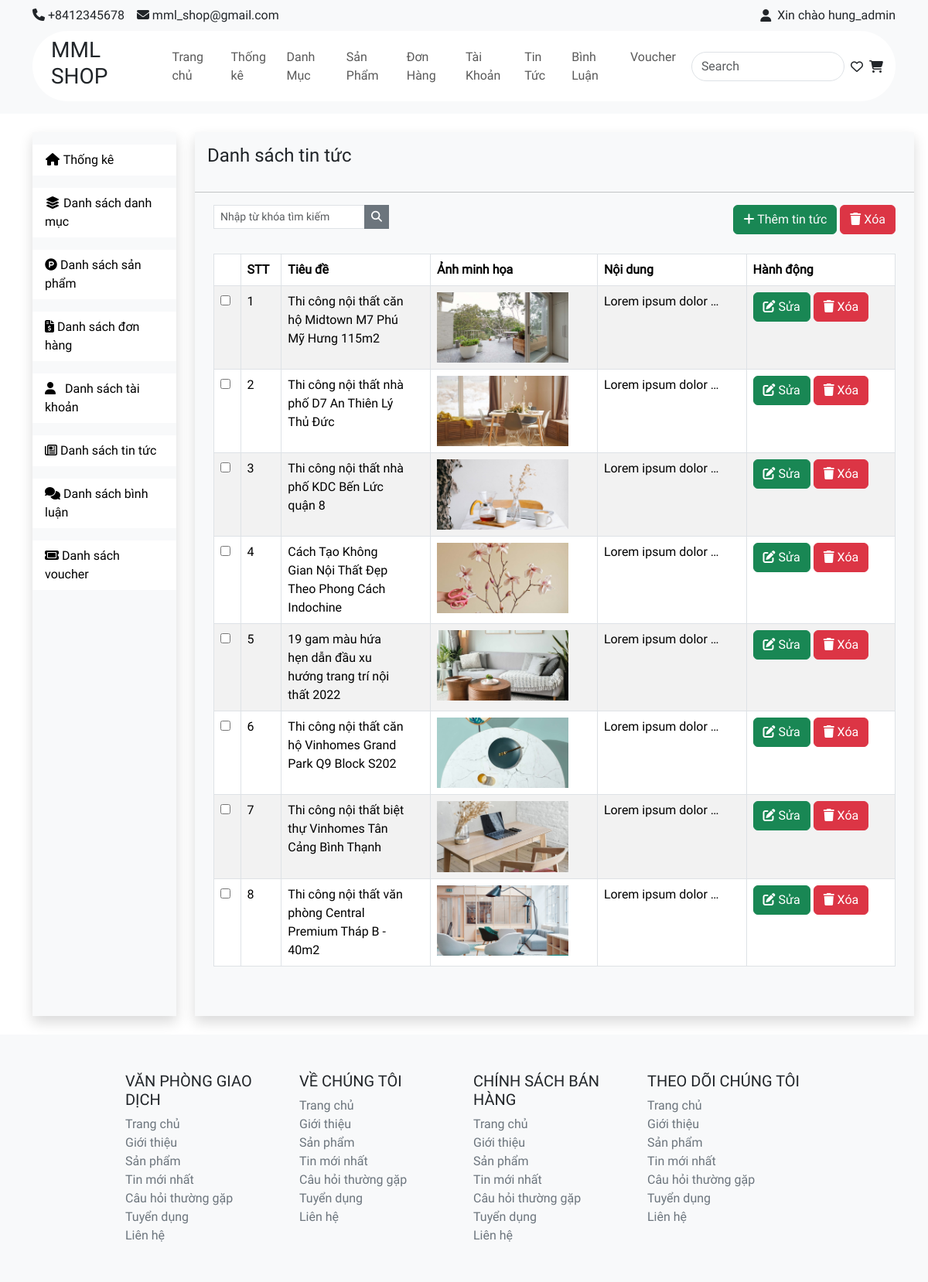
The page /admin/index.php?act=list-news (signed in) on the database its author committed.
### tables this page shows
CREATE TABLE `news` (
  `news_id` int NOT NULL,
  `news_title` varchar(255) NOT NULL,
  `news_img` varchar(255) DEFAULT NULL,
  `news_content` text NOT NULL
);

### admin/controller/newsController.php (called while the page is built, shortened)
<?php
class NewsController {
    public $newsQuery;
    public function __construct() {
        $this -> newsQuery = new NewsQuery();
    }
    public function list() {
        $dsNews = $this->newsQuery->all();
        include "view/news/list.php";
    }
}
?>

### common/function.php (called while the page is built, shortened)
<?php
    function connectDB() {
        $host = DB_HOST;
        $port  = DB_PORT;
        $dbname = DB_NAME;
        try {
            $conn = new PDO ("mysql:host=$host;port=$port;dbname=$dbname",DB_USER,DB_PASS);
            return $conn;
        } catch (\Throwable $th) {
            echo "Lỗi";
        }
    }
    function convertToObjectNews($row) {
        $news = new News();
        $news -> news_id = $row['news_id'];
        $news -> news_title = $row['news_title'];
        $news -> news_img = $row['news_img'];
        $news -> news_content = $row['news_content'];
        return $news;
    }
?>

### admin/model/newsQuery.php (called while the page is built, shortened)
<?php
class NewsQuery {
    public $pdo;
    public function __construct() {
        $this->pdo = connectDB();
    }
    public function __destruct() {
        $this -> pdo = null;
    }
    public function all() {
        try {
            $sql = "select * from news";
            $data = $this->pdo->query($sql)->fetchAll();
            $dsNews = [];
            foreach ($data as $row) {
                $dsNews[] = convertToObjectNews($row);
            }
            return $dsNews;
        } catch (Exception $e) {
            echo "Lỗi: ".$e ->getMessage();
            echo "<hr>";
        }
    }
}
?>

### admin/view/news/list.php (the view, shortened to what this page needs)
<!DOCTYPE html>
<html lang="en">
<head>
    <link href="https://cdn.jsdelivr.net/npm/bootstrap@5.3.3/dist/css/bootstrap.min.css" rel="stylesheet">
    <link rel="stylesheet" href="../giaodien/style.css">
</head>
<body>
    <?php
    include "view/component/header.php"
    ?>
    <main class="d-flex container">
        <?php
        include "view/component/sidebar.php"
        ?>
        <div class="shadow bg-light pb-5 mt-4 ms-4 mb-4 col-md-10">
            <h4 class="p-3">Danh sách tin tức</h4>
            <hr>
            <div class="d-flex justify-content-between align-items-center">
                <form action="" class="ms-4">
                    <div class="input-group input-group-sm">
                        <input class="form-control rounded-0 mb-2" type="search" id="search" name="search" placeholder="Nhập từ khóa tìm kiếm" aria-label="Sizing example input" aria-describedby="inputGroup-sizing-sm">
                        <div class="input-group-sm">
                            <button type="button" class="btn btn-secondary rounded-0">
                                <i class="fa fa-search"></i>
                            </button>
                        </div>
                    </div>
                </form>
                <div class="me-4">
                    <button class="btn btn-success">
                        <i class="fa-solid fa-plus"></i>
                        <a href="?act=create-news" class="text-light">Thêm tin tức</a>
                    </button>
                    <button class="btn btn-danger">
                        <i class="fa-solid fa-trash"></i>
                        <a href="" class="text-light">Xóa</a>
                    </button>
                </div>
            </div>
            <div class="pt-4 ms-4 me-4">
                <table class="table table-striped table-hover table-bordered">
                    <thead>
                        <tr>
                            <th></th>
                            <th>STT</th>
                            <th scope="col">Tiêu đề</th>
                            <th scope="col">Ảnh minh họa</th>
                            <th scope="col">Nội dung</th>
                            <th scope="col">Hành động</th>
                        </tr>
                    </thead>
                    <tbody>
                        <?php
                        $i = 1;
                        foreach ($dsNews as $key => $news) {
                        ?>
                            <tr>
                                <td>
                                    <input type="checkbox">
                                </td>
                                <td><?= $i ++; ?></td>
                                <td>
                                    <div style="white-space: wrap; overflow: hidden; text-overflow: ellipsis; width: 150px;">
                                    <?= $news->news_title?>
                                    </div>
                                </td>
                                <td>
                                    <img src="../img/<?= $news->news_img ?>" alt="" style="width:170px;">
                                </td>
                                <td>
                                    <div style="white-space: nowrap; overflow: hidden; text-overflow: ellipsis; width: 150px;">
                                    <?= $news->news_content?>
                                    </div>
                                </td>
                                <td>
                                    <button class="btn btn-success ">
                                        <a href="?act=update-news&id=<?= $news->news_id?>" class="text-white">
                                            <i class="fa-solid fa-pen-to-square"></i> Sửa
                                        </a>
                                    </button>
                                    <button class="btn btn-danger">
                                        <a onclick=" return confirm('Bạn có muốn xóa tin tức này không?')" href="?act=delete-news&news_id=<?= $news->news_id?>" class="text-white">
                                            <i class="fa-solid fa-trash"></i> Xóa
                                        </a>
                                    </button>
                                </td>
                            </tr>
                        <?php
                        }
                        ?>
                    </tbody>
                </table>
            </div>
        </div>
    </main>
    <?php
    include "view/component/footer.php"
    ?>
</body>
</html>

### giaodien/style.css (style rules this page uses)
* { margin: 0; padding: 0; box-sizing: border-box; list-style-type: none; text-decoration: none; font-family: Roboto; }
a { text-decoration: none; color: black; }

### rows shown on the page
news: news_title "Thi công nội thất căn hộ Midtown M7 Phú Mỹ Hưng 115m2", news_img (picture), news_content "Lorem ipsum dolor…"
news: news_title "Thi công nội thất nhà phố D7 An Thiên Lý Thủ Đức", news_img (picture), news_content "Lorem ipsum dolor…"
news: news_title "Thi công nội thất nhà phố KDC Bến Lức quận 8", news_img (picture), news_content "Lorem ipsum dolor…"
news: news_title "Cách Tạo Không Gian Nội Thất Đẹp Theo Phong Cách Indochine", news_img (picture), news_content "Lorem ipsum dolor…"
news: news_title "19 gam màu hứa hẹn dẫn đầu xu hướng trang trí nội thất 2022", news_img (picture), news_content "Lorem ipsum dolor…"
news: news_title "Thi công nội thất căn hộ Vinhomes Grand Park Q9 Block S202", news_img (picture), news_content "Lorem ipsum dolor…"
news: news_title "Thi công nội thất biệt thự Vinhomes Tân Cảng Bình Thạnh", news_img (picture), news_content "Lorem ipsum dolor…"
news: news_title "Thi công nội thất văn phòng Central Premium Tháp B - 40m2", news_img (picture), news_content "Lorem ipsum dolor…"

### other values the page prints
$_SESSION["acc_name"] "hung_admin"
